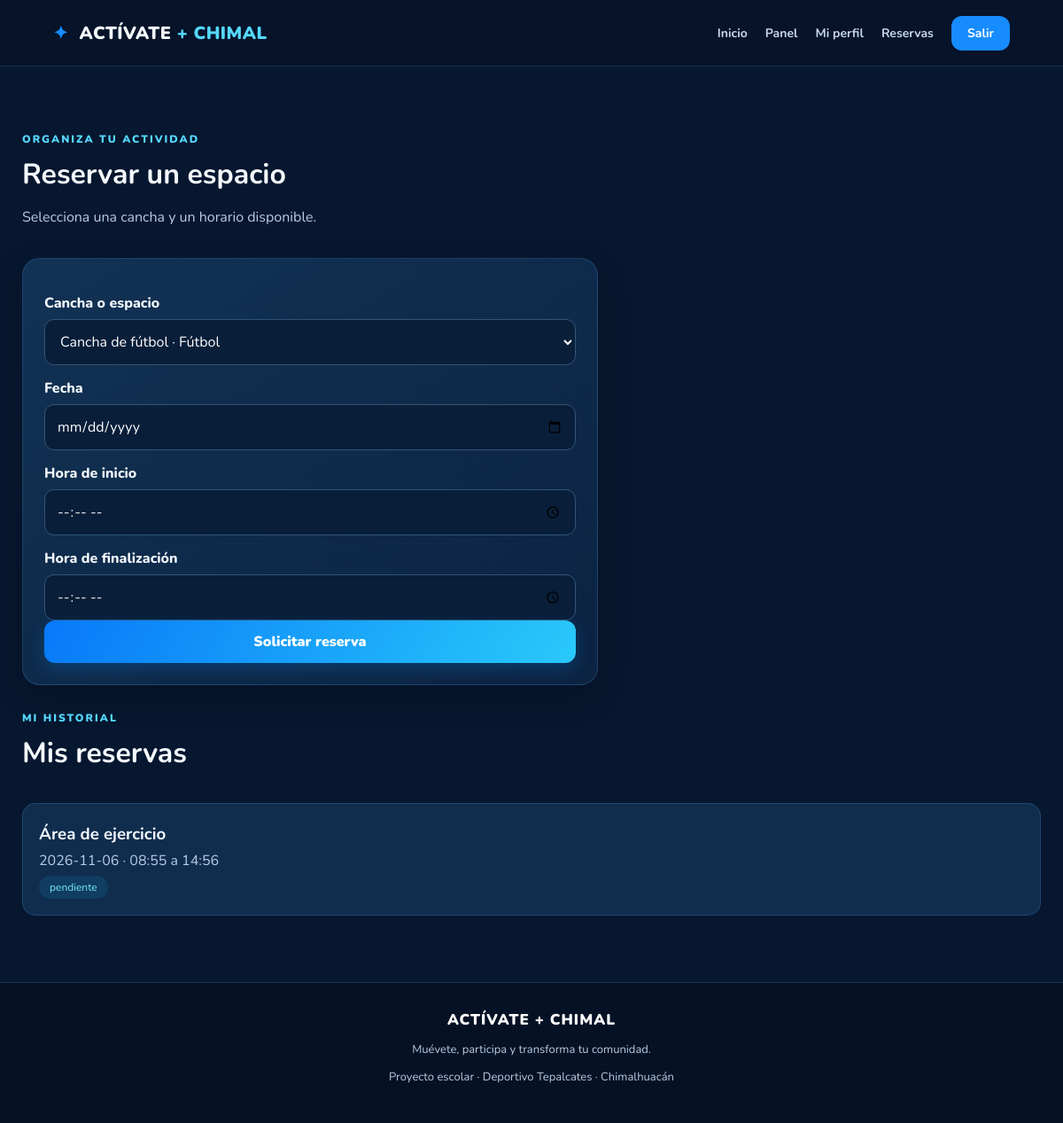
Page /reservas (signed in) on the committed database.
### tables this page shows
CREATE TABLE reservas (
            id INTEGER PRIMARY KEY AUTOINCREMENT,
            usuario_id INTEGER NOT NULL,
            cancha_id INTEGER NOT NULL,
            fecha TEXT NOT NULL,
            hora_inicio TEXT NOT NULL,
            hora_fin TEXT NOT NULL,
            estado TEXT DEFAULT 'pendiente',
            fecha_creacion TIMESTAMP DEFAULT CURRENT_TIMESTAMP,

            FOREIGN KEY (usuario_id) REFERENCES usuarios(id),
            FOREIGN KEY (cancha_id) REFERENCES canchas(id)
        );

CREATE TABLE canchas (
            id INTEGER PRIMARY KEY AUTOINCREMENT,
            nombre TEXT NOT NULL,
            deporte TEXT NOT NULL,
            descripcion TEXT,
            disponible INTEGER DEFAULT 1
        );

### app/routes/main.py (the view, shortened to what this page needs)
@main.route("/reservas", methods=["GET", "POST"])
def reservas():
    usuario = requiere_login()
    if usuario is None:
        return redirect(url_for("auth.login"))
    db = get_db()
    espacios = db.execute(
        "SELECT * FROM canchas WHERE disponible = 1"
    ).fetchall()
    mis_reservas = db.execute("""
        SELECT reservas.*, canchas.nombre AS cancha
        FROM reservas
        JOIN canchas ON canchas.id = reservas.cancha_id
        WHERE reservas.usuario_id = ?
        ORDER BY fecha DESC, hora_inicio DESC
    """, (usuario["id"],)).fetchall()
    return render_template(
        "reservas.html",
        usuario=usuario,
        canchas=espacios,
        reservas=mis_reservas,
        hoy=date.today().isoformat()
    )

### app/routes/main.py (called while the page is built)
def usuario_actual():
    if "usuario_id" not in session:
        return None
    return get_db().execute(
        "SELECT * FROM usuarios WHERE id = ?",
        (session["usuario_id"],)
    ).fetchone()

def requiere_login():
    usuario = usuario_actual()
    if usuario is None:
        flash("Inicia sesión para entrar.", "error")
        return None
    return usuario

### database.py (called while the page is built)
def get_db():
    if "db" not in g:
        database_path = current_app.config["DATABASE"]
        os.makedirs(os.path.dirname(database_path), exist_ok=True)
        g.db = sqlite3.connect(database_path)
        g.db.row_factory = sqlite3.Row
        g.db.execute("PRAGMA foreign_keys = ON")
    return g.db

### app/templates/reservas.html (shortened to what this page needs)
{% extends "base.html" %}
{% block content %}
<section class="pagina">
    <div class="titulo-seccion izquierda">
        <span>ORGANIZA TU ACTIVIDAD</span>
        <h1>Reservar un espacio</h1>
        <p>Selecciona una cancha y un horario disponible.</p>
    </div>
    <div class="panel formulario-panel">
        <form method="POST">
            <label>Cancha o espacio</label>
            <select name="cancha_id" required>
                {% for cancha in canchas %}
                <option value="{{ cancha['id'] }}">
                    {{ cancha['nombre'] }} · {{ cancha['deporte'] }}
                </option>
                {% endfor %}
            </select>
            <label>Fecha</label>
            <input type="date" name="fecha" min="{{ hoy }}" required>
            <label>Hora de inicio</label>
            <input type="time" name="hora_inicio" min="07:00" max="20:00" required>
            <label>Hora de finalización</label>
            <input type="time" name="hora_fin" min="08:00" max="21:00" required>
            <button class="btn-principal ancho" type="submit">
                Solicitar reserva
            </button>
        </form>
    </div>
    <div class="titulo-seccion izquierda">
        <span>MI HISTORIAL</span>
        <h2>Mis reservas</h2>
    </div>
    <div class="lista-elementos">
        {% for reserva in reservas %}
        <article class="elemento-card">
            <div>
                <h3>{{ reserva['cancha'] }}</h3>
                <p>{{ reserva['fecha'] }} · {{ reserva['hora_inicio'] }} a {{ reserva['hora_fin'] }}</p>
                <span class="estado">{{ reserva['estado'] }}</span>
            </div>
        </article>
        {% else %}
        <div class="panel">
            <p>Aún no tienes reservaciones.</p>
        </div>
        {% endfor %}
    </div>
</section>
{% endblock %}

### app/static/css/estilos.css (style rules this page uses)
:root { --fondo: #07172f; --fondo2: #0b2142; --tarjeta: #102c50; --azul: #168cff; --celeste: #55d8ff; --blanco: #f5faff; --texto: #b9cce3; --borde: rgba(100,190,255,.18); --sombra: 0 12px 35px rgba(0,0,0,.20); }
* { box-sizing: border-box; }
body { margin: 0; background: var(--fondo); color: var(--blanco); font-family: 'Nunito', Arial, sans-serif; min-height: 100vh; }
button, input, select, textarea { font: inherit; }
.btn-principal { display: inline-flex; justify-content: center; align-items: center; padding: 13px 23px; border: 0; border-radius: 12px; background: linear-gradient(120deg, #0879f9, #29c9fa); color: white; font-weight: 900; cursor: pointer; box-shadow: 0 7px 20px rgba(0,140,255,.22); transition: .2s; }
.ancho { width: 100%; }
.etiqueta, .titulo-seccion > span { color: var(--celeste); font-size: 12px; font-weight: 900; letter-spacing: 2px; }
.titulo-seccion { text-align: center; margin: 25px 0 35px; }
.titulo-seccion h1, .titulo-seccion h2 { font-size: 32px; margin: 8px 0; }
.titulo-seccion p { color: var(--texto); }
.titulo-seccion.izquierda { text-align: left; }
form label { display: block; font-weight: 800; margin: 15px 0 7px; }
input, select, textarea { width: 100%; padding: 13px; border-radius: 11px; border: 1px solid #315477; background: #091e39; color: white; outline: none; }
.perfil-pagina, .pagina { padding: 20px 0 50px; }
.panel { background: linear-gradient(145deg, #123254, #0c2341); border: 1px solid var(--borde); padding: 24px; border-radius: 20px; box-shadow: var(--sombra); margin-bottom: 20px; }
.lista-elementos { display: grid; gap: 13px; }
.elemento-card { display: flex; align-items: center; justify-content: space-between; gap: 15px; padding: 18px; border-radius: 15px; background: #102d4e; border: 1px solid var(--borde); }
.elemento-card h3 { margin: 3px 0; }
.elemento-card p { color: var(--texto); margin: 6px 0; }
.estado { display: inline-block; color: #75e9ff; background: #103d61; border-radius: 20px; padding: 5px 12px; font-size: 12px; }
.formulario-panel { max-width: 650px; }
.formulario-panel form { display: grid; }

### rows in the picture
reservas: cancha "Área de ejercicio", fecha "2026-11-06", hora_inicio "08:55", hora_fin "14:56", estado "pendiente"

### other values in the picture
form field cancha_id "Cancha de fútbol · Fútbol"
